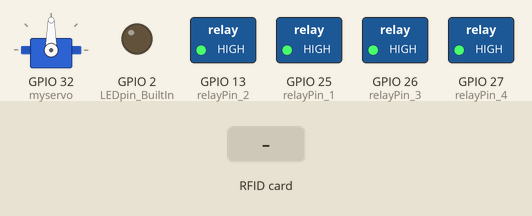
The sketch below on a simulated ESP32. Parts: servo, switched loads named in the sketch (green lamp = pin HIGH), output pins drawn as LEDs (lit = HIGH). Inputs (shaded band) come from the test bench. No radio packets arrive unless stated; what the sketch prints to the serial monitor is not drawn.

Above: at 10.6 s.
10.7 s: RFID card 5E 7A 19 C4 held to the reader
At 11.5 s:
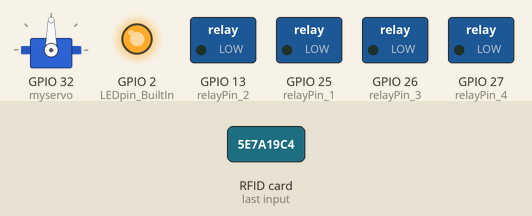
At 12.1 s:
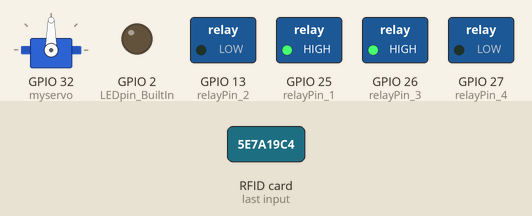
Timing chart, 0 to 13.7 s (numbered marks = the images above; inputs shaded):
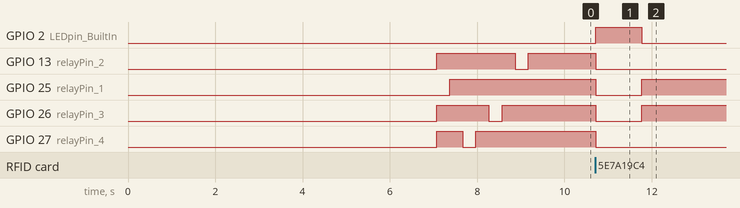

Measured:
- after the input at 10.7 s, GPIO 2 (LEDpin_BuiltIn): LOW → HIGH at once, → LOW 1.1 s later; GPIO 13 (relayPin_2), GPIO 27 (relayPin_4): HIGH → LOW at once; GPIO 25 (relayPin_1), GPIO 26 (relayPin_3): HIGH → LOW at once, → HIGH 1.1 s later

The sketch:

Main_TX.ino
```cpp
#include "Arduino.h"
#include <SPI.h>
#include <LoRa.h>
#include <MFRC522.h>
#include <ESP32Servo.h>

Servo myservo;

//RFID
#define RFID_SS 21   // SDA pin of MFRC522
#define RFID_RST 22  // RESET pin of MFRC522

MFRC522 rfid(RFID_SS, RFID_RST);

struct data_encrypt {
  uint8_t header0 = 0xff;
  uint8_t header1 = 0xff;
  uint8_t SlaveRole = 0x00;
  char uid[9];
  uint8_t footer = 0xff;
};

typedef struct data_encrypt Data_en;

Data_en payload;


uint8_t motorcycleCount = 0;
uint8_t carCount = 0;
uint8_t previous_motorcycleCount = 0;
uint8_t previous_carCount = 0;


struct vehicle_DataEncypt {
  uint8_t LR_Motorcycle = 0x00;
  uint8_t LR_Car = 0x00;
};

typedef struct vehicle_DataEncypt vehicle_DataEn;

vehicle_DataEn vehiclePayload;

void setup() {
  Serial.begin(9600);
  LED_Setup();
  LoRa02_Setup();
  RFID522_Setup();
  payload.header0 = 0xaa;
  payload.header1 = 0xbb;
  payload.footer = 0xcc;
  payload.SlaveRole = 0x02;  //0x01 for Entrance and 0x02 for Exit

  myservo.setPeriodHertz(50);     // Standard 50Hz
  myservo.attach(32, 500, 2400);  // Attach GPIO 32, safe PWM range
  Servo_Unlock();

  RelayLight_Setup();
  RelayLight_MotorRed_On();
  delay(300);
  RelayLight_MotorRed_Off();
  delay(300);
  RelayLight_MotorGreen_On();
  delay(300);
  RelayLight_MotorGreen_Off();
  delay(300);


  RelayLight_CarRed_On();
  delay(300);
  RelayLight_CarRed_Off();
  delay(300);
  RelayLight_CarGreen_On();
  delay(300);
  RelayLight_CarGreen_Off();
  delay(300);
}

void loop() {
  int packetSize = LoRa.parsePacket();
  if (packetSize == sizeof(vehiclePayload)) {
    LED_BuiltIn_On();
    //RelayLight_CarGreen_On();
    delay(500);
    //RelayLight_CarGreen_Off();
    LED_BuiltIn_Off();

    LoRa.readBytes((uint8_t*)&vehiclePayload, sizeof(vehiclePayload));
    motorcycleCount = vehiclePayload.LR_Motorcycle;
    carCount = vehiclePayload.LR_Car;

    if (payload.SlaveRole == 0x01) {  // Entrance Gate
      if (carCount > previous_carCount || motorcycleCount > previous_motorcycleCount) {
        Servo_Unlock();
      }
      previous_carCount = carCount;
      previous_motorcycleCount = motorcycleCount;
    }

    if (payload.SlaveRole == 0x02) {  // Exit Gate
      if (carCount < previous_carCount || motorcycleCount < previous_motorcycleCount) {
        Servo_Unlock();
      }
      previous_carCount = carCount;
      previous_motorcycleCount = motorcycleCount;
    }


  } else {

    if (!rfid.PICC_IsNewCardPresent() || !rfid.PICC_ReadCardSerial()) return;

    String uidStr = "";
    for (byte i = 0; i < rfid.uid.size; i++) {
      if (rfid.uid.uidByte[i] < 0x10) uidStr += "0";  // pad single hex digits
      uidStr += String(rfid.uid.uidByte[i], HEX);
    }

    uidStr = uidStr.substring(0, 8);  // Trim to 8 characters
    uidStr.toCharArray(payload.uid, sizeof(payload.uid));

    LED_BuiltIn_On();
    RelayLight_OnAll();
    delay(1000);

    LoRa.beginPacket();
    LoRa.write((uint8_t*)&payload, sizeof(payload));
    LoRa.endPacket();
    RelayLight_OffAll();
    LED_BuiltIn_Off();

    rfid.PICC_HaltA();
    rfid.PCD_StopCrypto1();
  }


  if (carCount >= 5) {
    RelayLight_CarRed_On();
    RelayLight_CarGreen_Off();
  } else {
    RelayLight_CarRed_Off();
    RelayLight_CarGreen_On();
  }

  if (motorcycleCount >= 45) {
    RelayLight_MotorRed_On();
    RelayLight_MotorGreen_Off();
  } else{
    RelayLight_MotorRed_Off();
    RelayLight_MotorGreen_On();
  }
}


// switch (carCount) {
//   case 1:
//     RelayLight_MotorRed_On();
//     RelayLight_MotorGreen_Off();
//     RelayLight_CarRed_Off();
//     RelayLight_CarGreen_Off();
//     break;
//   case 2:
//     RelayLight_MotorRed_On();
//     RelayLight_MotorGreen_On();
//     RelayLight_CarRed_Off();
//     RelayLight_CarGreen_Off();
//     break;
//   case 3:
//     RelayLight_MotorRed_On();
//     RelayLight_MotorGreen_On();
//     RelayLight_CarRed_On();
//     RelayLight_CarGreen_Off();
//     break;
//   case 4:
//     RelayLight_MotorRed_On();
//     RelayLight_MotorGreen_On();
//     RelayLight_CarRed_On();
//     RelayLight_CarGreen_On();
//     break;
//   default:
//     RelayLight_MotorRed_Off();
//     RelayLight_MotorGreen_Off();
//     RelayLight_CarRed_Off();
//     RelayLight_CarGreen_Off();
//     break;
// }
```

LEDS.ino
```cpp
//Built-In LED
#define LEDpin_BuiltIn 2

void LED_Setup() {
  pinMode(LEDpin_BuiltIn, OUTPUT);
  LED_BuiltIn_Off();
}

void LED_BuiltIn_On() {
  digitalWrite(LEDpin_BuiltIn, HIGH);
}

void LED_BuiltIn_Off() {
  digitalWrite(LEDpin_BuiltIn, LOW);
}
```

LoRa.ino
```cpp
//LoRa
#define LORA_SS 5    // NSS
#define LORA_RST 14  // RESET
#define LORA_DIO0 4  // IRQ

void LoRa02_Setup() {
  // SPI LoRa pins for ESP32
  LoRa.setPins(LORA_SS, LORA_RST, LORA_DIO0);

  if (!LoRa.begin(433E6)) {
    Serial.println("Starting LoRa failed!");
    while (1)
      ;
  }else{
    Serial.println("RA02 Module Detected!");
  }
  LoRa.setSyncWord(0xF3);  // On both TX and RX
}
```

RFID.ino
```cpp
void RFID522_Setup() {
  rfid.PCD_Init();
  byte version = rfid.PCD_ReadRegister(rfid.VersionReg);

  if (version == 0x00 || version == 0xFF) {
    Serial.println("RFID522 not detected. Check wiring.");
    while (1)
      ;
  } else {
    Serial.print("RFID522 detected. Version: 0x");
    Serial.println(version, HEX);
  }
}
```

RelayLights.ino
```cpp
#define relayPin_1 25  //MotorRed
#define relayPin_2 13  //CarGreen
#define relayPin_3 26  //CarRed
#define relayPin_4 27  //MotorGreen

void RelayLight_Setup() {
  pinMode(relayPin_1, OUTPUT);
  pinMode(relayPin_2, OUTPUT);
  pinMode(relayPin_3, OUTPUT);
  pinMode(relayPin_4, OUTPUT);

  // Initially turn OFF all relays
  digitalWrite(relayPin_1, HIGH);
  digitalWrite(relayPin_2, HIGH);
  digitalWrite(relayPin_3, HIGH);
  digitalWrite(relayPin_4, HIGH);
}


void RelayLight_MotorRed_On() {
  digitalWrite(relayPin_1, LOW);
}

void RelayLight_MotorRed_Off() {
  digitalWrite(relayPin_1, HIGH);
}

void RelayLight_MotorGreen_On() {
  digitalWrite(relayPin_4, LOW);
}

void RelayLight_MotorGreen_Off() {
  digitalWrite(relayPin_4, HIGH);
}

void RelayLight_CarRed_On() {
  digitalWrite(relayPin_3, LOW);
}

void RelayLight_CarRed_Off() {
  digitalWrite(relayPin_3, HIGH);
}

void RelayLight_CarGreen_On() {
  digitalWrite(relayPin_2, LOW);
}

void RelayLight_CarGreen_Off() {
  digitalWrite(relayPin_2, HIGH);
}

void RelayLight_OnAll() {
  digitalWrite(relayPin_1, LOW);
  digitalWrite(relayPin_2, LOW);
  digitalWrite(relayPin_3, LOW);
  digitalWrite(relayPin_4, LOW);
}

void RelayLight_OffAll() {
  digitalWrite(relayPin_1, HIGH);
  digitalWrite(relayPin_2, HIGH);
  digitalWrite(relayPin_3, HIGH);
  digitalWrite(relayPin_4, HIGH);
}
```

Servo.ino
```cpp
void Servo_Unlock() {
  // Rotate counter-clockwise
  myservo.write(0);  // Top for exit
  delay(5000);

  // Stop again
  myservo.write(90);
  delay(2000);
}
```
